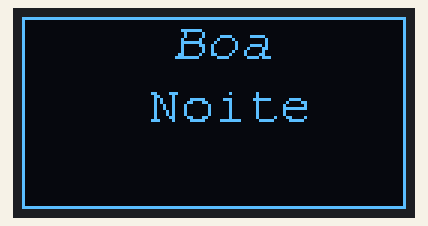
This sketch was run on a simulated Arduino Uno, built with avr-gcc and run on an emulated ATmega328P. On the bench: 128×64 one-colour display.

Above: at 0.1 s.

The sketch:

Display128_frase.ino
```cpp
#include <Wire.h> //Biblioteca para uso do protocolo I2C;
#include <Adafruit_GFX.h> //Biblioteca para manipulação gráfica no display;
#include <Adafruit_SH1106.h> //Biblioteca para operação do driver de controle do display;

#include <Fonts/FreeMono9pt7b.h> //Fonte para alteração do texto;
#include <Fonts/FreeSansBoldOblique9pt7b.h> //Fonte para alteração do texto;
#include <Fonts/FreeMonoOblique9pt7b.h> //Fonte para alteração do texto;

#define OLED_RESET -1 //Em displays que não possuem pino RESET, é dado o valor -1;

Adafruit_SH1106 display(OLED_RESET); //Declaração da tela com o nome "display";

void setup() {
  Serial.begin(9600);
  display.begin(SH1106_SWITCHCAPVCC, 0x3C); //Inicialização do display com a biblioteca e endereço de hardware do display;
}

void loop() {

  display.clearDisplay(); //Comando para limpar a tela;
  display.setFont(&FreeMonoOblique9pt7b); //Comando para definir a fonte que será utilizada;
  display.setTextColor(WHITE); //Comando para definir a cor do texto;
  display.setTextSize(1); //Comando para definir tamanho od
  display.setCursor(50, 13); //Definição de onde o texto será escrito. Lembre se que: linha, coluna;
  display.print("Boa"); //Texto a ser escrito;

  display.setFont(&FreeMono9pt7b);
  //display.setCursor(55, 34);
  display.setCursor(42, 34);
  display.print("Noite");

  //display.setFont(&FreeSansBoldOblique9pt7b);
  //display.setCursor(55, 60);
  //display.print("4");

  display.drawRect(0, 0, 128, 64, WHITE); //Desenhar retângulo não-preenchido (pos x, pos y, largura, altura, cor);

  //display.drawCircle(25, 30, 10, WHITE); //Desenhar círculo não-preenchido (pos x, pos y, raio, cor);
  //display.fillTriangle(90, 40, 105, 22, 120, 40, WHITE); //Desenhar triângulo preenchido (pos x1, pos y1, pos x2, pos y2, pos x3, pos y3, cor);
                                                         //                               canto inf. esq.,    centro,     canto inf. direito);
  display.display(); //Mostrar informações na tela;
}
```
